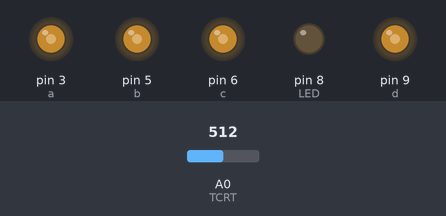
Bench run of a sketch on a simulated Arduino Uno, built with avr-gcc and run on an emulated ATmega328P. Parts: output pins drawn as LEDs (lit = HIGH). The test bench sets the inputs (shaded band); at power-on: A0 (TCRT) = 512. What the sketch prints to the serial monitor is not drawn.

Above: at 1.2 s.
1.3 s: A0 (TCRT) set to 716
At 2.0 s:
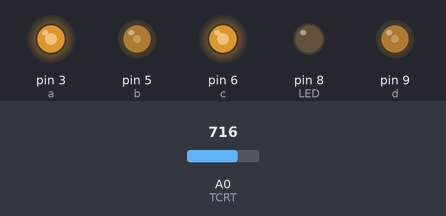
3.0 s: A0 (TCRT) set to 810
At 4.2 s:
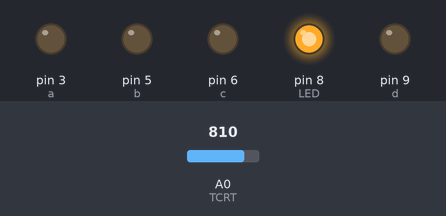
4.5 s: A0 (TCRT) set to 790
At 5.6 s:
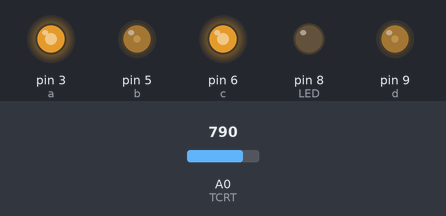
6.0 s: A0 (TCRT) set to 306
At 6.8 s:
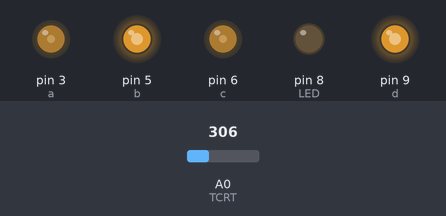
7.5 s: A0 (TCRT) set to 122
At 8.0 s:
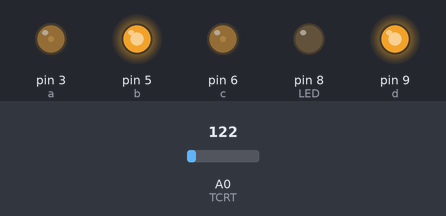
9.0 s: A0 (TCRT) set to 511
At 10.5 s:
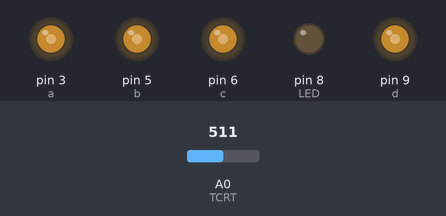
Timing chart, 0 to 11.5 s (numbered marks = the images above; inputs shaded):
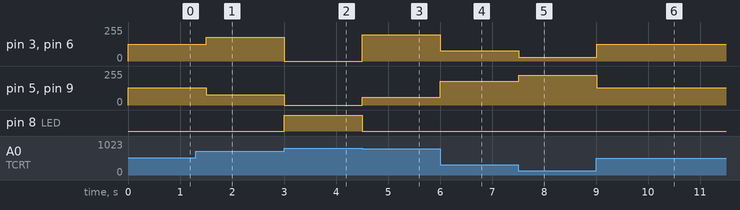

The sketch:

TCR5000a.ino
```cpp
#define TCRT A0

int LED = 8;

//int IR = A0;
int valor;
int a = 3;
int b = 5;
int c = 6;
int d = 9;

int pote = 0;
int valorpote; //variable que recoge el valor del potenciometro
int pwm1; //Variable del PWM 1
int pwm2; //Variable del PWM 2

void setup() {
  Serial.begin(9600);
   pinMode(LED,OUTPUT);
   pinMode(TCRT,INPUT);
   pinMode(a, OUTPUT);
   pinMode(b, OUTPUT);
   pinMode(c, OUTPUT);
   pinMode(d, OUTPUT);
}

void loop() {
  // put your main code here, to run repeatedly:
  valor = analogRead(TCRT);
  valorpote = analogRead(pote);
  pwm1 = map(valorpote, 0, 1023, 0, 255);
  pwm2 = map(valorpote, 0, 1023, 255, 0);


  Serial.print("valor:");
   Serial.print(valor);
    Serial.print(" | color:");

  if(valor<800)
  {
    digitalWrite(LED, LOW);

    analogWrite(a, pwm1);
    analogWrite(b, pwm2);
    analogWrite(c, pwm1);
    analogWrite(d, pwm2);


  }
  else
  {
    digitalWrite(LED, HIGH);

    analogWrite(a,0);
    analogWrite(b,0);
    analogWrite(c,0);
    analogWrite(d,0);

  }
  delay(500);

    }
```

Measured:
- after the input at 1.3 s, pin 3 (a), pin 6 (c): 127/255 → 178/255 after 0.20 s; pin 5 (b), pin 9 (d): 128/255 → 77/255 after 0.20 s
- after the input at 3.0 s, pin 3 (a), pin 6 (c): 178/255 → 0/255 at once; pin 5 (b), pin 9 (d): 77/255 → 0/255 at once; pin 8 (LED): LOW → HIGH at once
- after the input at 4.5 s, pin 3 (a), pin 6 (c): 0/255 → 196/255 at once; pin 5 (b), pin 9 (d): 0/255 → 59/255 at once; pin 8 (LED): HIGH → LOW at once
- after the input at 6.0 s, pin 3 (a), pin 6 (c): 196/255 → 76/255 at once; pin 5 (b), pin 9 (d): 59/255 → 179/255 at once
- after the input at 7.5 s, pin 3 (a), pin 6 (c): 76/255 → 30/255 at once; pin 5 (b), pin 9 (d): 179/255 → 225/255 at once
- after the input at 9.0 s, pin 3 (a), pin 6 (c): 30/255 → 127/255 at once; pin 5 (b), pin 9 (d): 225/255 → 128/255 at once
